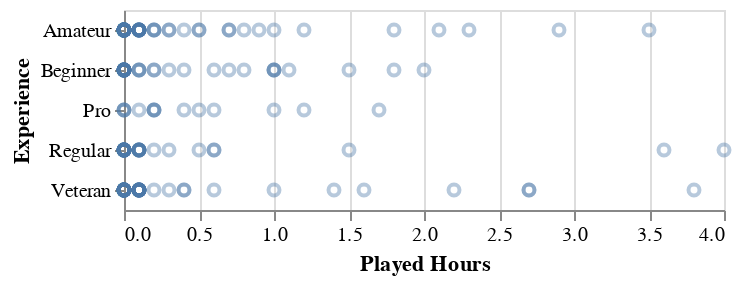

Notebook cell for this chart:
### Markdown cell above
Because a small number of extreme playtime values dominated the scale,
I restricted the analysis to players with 0–5 hours of playtime to better
observe patterns among the majority of users. This filtered dataset is
used for subsequent modeling.

### Code cell
# Remove outliers for played_hours
filtered_player_data = player_data[player_data['played_hours'] <= 5]

#Plot filter preliminary graph
experience_plot_filtered = alt.Chart(filtered_player_data).mark_point(opacity=0.4).encode(
    x=alt.X('played_hours:Q').title("Played Hours").scale(zero=False),
    y=alt.Y("experience:N").title("Experience")
)
experience_plot_filtered

### Figure 1 — Vega-Lite specification as saved in the notebook (floating-point values rounded to 4 significant figures; data arrays with more than 128 entries replaced by an {"elided": "..."} marker saying what was removed)
{"config": {"view": {"continuousWidth": 300, "continuousHeight": 300}}, "data": {"name": "data-069d674f8a28d617462fbe6b583b340b"}, "mark": {"type": "point", "opacity": 0.4}, "encoding": {"x": {"field": "played_hours", "scale": {"zero": false}, "title": "Played Hours", "type": "quantitative"}, "y": {"field": "experience", "title": "Experience", "type": "nominal"}}, "$schema": "https://vega.github.io/schema/vega-lite/v5.20.1.json", "datasets": {"data-069d674f8a28d617462fbe6b583b340b": {"elided": "181 records"}}}
